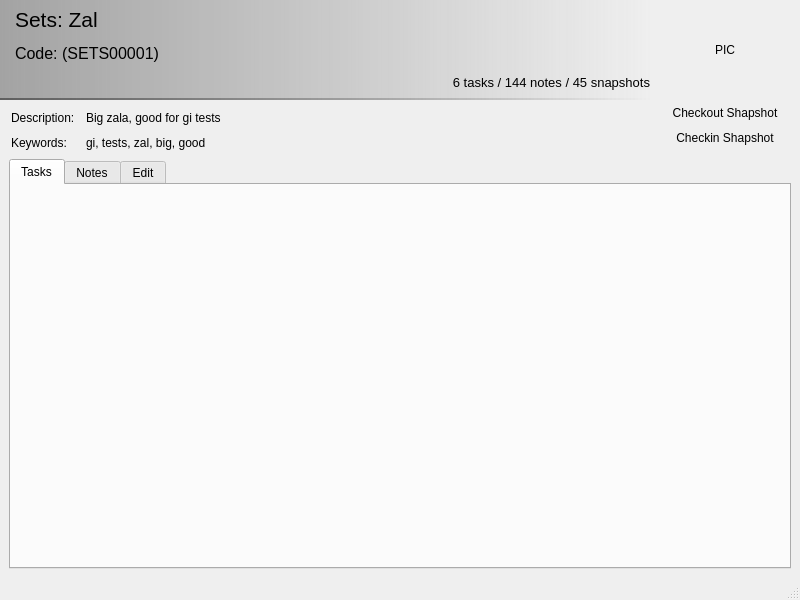
<?xml version="1.0" encoding="UTF-8"?>
<ui version="4.0">
 <class>sobjectInfo</class>
 <widget class="QMainWindow" name="sobjectInfo">
  <property name="geometry">
   <rect>
    <x>0</x>
    <y>0</y>
    <width>800</width>
    <height>600</height>
   </rect>
  </property>
  <property name="windowTitle">
   <string>MainWindow</string>
  </property>
  <widget class="QWidget" name="centralwidget">
   <layout class="QVBoxLayout" name="verticalLayout_2">
    <property name="spacing">
     <number>0</number>
    </property>
    <property name="margin">
     <number>0</number>
    </property>
    <item>
     <layout class="QGridLayout" name="gridLayout" columnstretch="0,0,1,0" rowminimumheight="100,25,25" columnminimumwidth="0,0,0,150">
      <property name="spacing">
       <number>0</number>
      </property>
      <item row="1" column="1">
       <widget class="QLabel" name="commentLabel_3">
        <property name="sizePolicy">
         <sizepolicy hsizetype="Preferred" vsizetype="Ignored">
          <horstretch>0</horstretch>
          <verstretch>0</verstretch>
         </sizepolicy>
        </property>
        <property name="minimumSize">
         <size>
          <width>0</width>
          <height>25</height>
         </size>
        </property>
        <property name="maximumSize">
         <size>
          <width>16777215</width>
          <height>25</height>
         </size>
        </property>
        <property name="text">
         <string>Description:</string>
        </property>
        <property name="textFormat">
         <enum>Qt::PlainText</enum>
        </property>
        <property name="alignment">
         <set>Qt::AlignLeading|Qt::AlignLeft|Qt::AlignTop</set>
        </property>
        <property name="wordWrap">
         <bool>true</bool>
        </property>
        <property name="margin">
         <number>0</number>
        </property>
        <property name="indent">
         <number>11</number>
        </property>
       </widget>
      </item>
      <item row="0" column="0" colspan="3">
       <widget class="QLabel" name="fileNameLabel">
        <property name="sizePolicy">
         <sizepolicy hsizetype="Preferred" vsizetype="Ignored">
          <horstretch>0</horstretch>
          <verstretch>0</verstretch>
         </sizepolicy>
        </property>
        <property name="maximumSize">
         <size>
          <width>16777215</width>
          <height>100</height>
         </size>
        </property>
        <property name="styleSheet">
         <string notr="true">QLabel {
	background: qlineargradient(spread:pad, x1:0, y1:0, x2:1, y2:0, stop:0 rgba(128, 128, 128, 175), stop:1 rgba(64, 64,64, 0));
    border-bottom: 2px solid qlineargradient(spread:pad, x1:0, y1:0, x2:1, y2:0, stop:0 rgba(64, 64, 64, 175), stop:1 rgba(255, 255,255, 0));
	padding: 0px;
}</string>
        </property>
        <property name="text">
         <string>&lt;html&gt;&lt;head/&gt;&lt;body&gt;&lt;p&gt;&lt;span style=&quot; font-size:16pt;&quot;&gt;Sets: Zal&lt;/span&gt;&lt;/p&gt;&lt;p&gt;&lt;span style=&quot; font-size:12pt;&quot;&gt;Code: (SETS00001)&lt;/span&gt;&lt;/p&gt;&lt;p align=&quot;right&quot;&gt;&lt;span style=&quot; font-size:10pt;&quot;&gt;6 tasks / 144 notes / 45 snapshots&lt;/span&gt;&lt;/p&gt;&lt;/body&gt;&lt;/html&gt;</string>
        </property>
        <property name="textFormat">
         <enum>Qt::RichText</enum>
        </property>
        <property name="alignment">
         <set>Qt::AlignLeading|Qt::AlignLeft|Qt::AlignVCenter</set>
        </property>
        <property name="margin">
         <number>2</number>
        </property>
        <property name="indent">
         <number>15</number>
        </property>
       </widget>
      </item>
      <item row="2" column="1">
       <widget class="QLabel" name="commentLabel_4">
        <property name="sizePolicy">
         <sizepolicy hsizetype="Preferred" vsizetype="Ignored">
          <horstretch>0</horstretch>
          <verstretch>0</verstretch>
         </sizepolicy>
        </property>
        <property name="minimumSize">
         <size>
          <width>0</width>
          <height>25</height>
         </size>
        </property>
        <property name="maximumSize">
         <size>
          <width>16777215</width>
          <height>25</height>
         </size>
        </property>
        <property name="text">
         <string>Keywords:</string>
        </property>
        <property name="textFormat">
         <enum>Qt::PlainText</enum>
        </property>
        <property name="alignment">
         <set>Qt::AlignLeading|Qt::AlignLeft|Qt::AlignTop</set>
        </property>
        <property name="wordWrap">
         <bool>true</bool>
        </property>
        <property name="margin">
         <number>0</number>
        </property>
        <property name="indent">
         <number>11</number>
        </property>
       </widget>
      </item>
      <item row="1" column="2">
       <widget class="QLabel" name="commentLabel">
        <property name="sizePolicy">
         <sizepolicy hsizetype="Preferred" vsizetype="Ignored">
          <horstretch>0</horstretch>
          <verstretch>0</verstretch>
         </sizepolicy>
        </property>
        <property name="minimumSize">
         <size>
          <width>0</width>
          <height>25</height>
         </size>
        </property>
        <property name="maximumSize">
         <size>
          <width>16777215</width>
          <height>25</height>
         </size>
        </property>
        <property name="text">
         <string>Big zala, good for gi tests</string>
        </property>
        <property name="textFormat">
         <enum>Qt::PlainText</enum>
        </property>
        <property name="alignment">
         <set>Qt::AlignLeading|Qt::AlignLeft|Qt::AlignTop</set>
        </property>
        <property name="wordWrap">
         <bool>true</bool>
        </property>
        <property name="margin">
         <number>0</number>
        </property>
        <property name="indent">
         <number>11</number>
        </property>
       </widget>
      </item>
      <item row="2" column="2">
       <widget class="QLabel" name="keywordsLabel">
        <property name="sizePolicy">
         <sizepolicy hsizetype="Preferred" vsizetype="Ignored">
          <horstretch>0</horstretch>
          <verstretch>0</verstretch>
         </sizepolicy>
        </property>
        <property name="minimumSize">
         <size>
          <width>0</width>
          <height>25</height>
         </size>
        </property>
        <property name="maximumSize">
         <size>
          <width>16777215</width>
          <height>25</height>
         </size>
        </property>
        <property name="text">
         <string>gi, tests, zal, big, good</string>
        </property>
        <property name="textFormat">
         <enum>Qt::PlainText</enum>
        </property>
        <property name="alignment">
         <set>Qt::AlignLeading|Qt::AlignLeft|Qt::AlignTop</set>
        </property>
        <property name="wordWrap">
         <bool>true</bool>
        </property>
        <property name="margin">
         <number>0</number>
        </property>
        <property name="indent">
         <number>11</number>
        </property>
       </widget>
      </item>
      <item row="0" column="3">
       <widget class="QLabel" name="commentLabel_5">
        <property name="sizePolicy">
         <sizepolicy hsizetype="Preferred" vsizetype="Ignored">
          <horstretch>0</horstretch>
          <verstretch>0</verstretch>
         </sizepolicy>
        </property>
        <property name="minimumSize">
         <size>
          <width>0</width>
          <height>25</height>
         </size>
        </property>
        <property name="text">
         <string>PIC</string>
        </property>
        <property name="textFormat">
         <enum>Qt::PlainText</enum>
        </property>
        <property name="alignment">
         <set>Qt::AlignCenter</set>
        </property>
        <property name="wordWrap">
         <bool>true</bool>
        </property>
        <property name="margin">
         <number>2</number>
        </property>
       </widget>
      </item>
      <item row="1" column="3">
       <widget class="QToolButton" name="checkOutToolButton">
        <property name="sizePolicy">
         <sizepolicy hsizetype="Preferred" vsizetype="Preferred">
          <horstretch>0</horstretch>
          <verstretch>0</verstretch>
         </sizepolicy>
        </property>
        <property name="text">
         <string>Checkout Shapshot</string>
        </property>
        <property name="toolButtonStyle">
         <enum>Qt::ToolButtonTextBesideIcon</enum>
        </property>
        <property name="autoRaise">
         <bool>true</bool>
        </property>
       </widget>
      </item>
      <item row="2" column="3">
       <widget class="QToolButton" name="checkInToolButton">
        <property name="sizePolicy">
         <sizepolicy hsizetype="Preferred" vsizetype="Preferred">
          <horstretch>0</horstretch>
          <verstretch>0</verstretch>
         </sizepolicy>
        </property>
        <property name="text">
         <string>Checkin Shapshot</string>
        </property>
        <property name="toolButtonStyle">
         <enum>Qt::ToolButtonTextBesideIcon</enum>
        </property>
        <property name="autoRaise">
         <bool>true</bool>
        </property>
       </widget>
      </item>
     </layout>
    </item>
    <item>
     <layout class="QVBoxLayout" name="verticalLayout">
      <property name="margin">
       <number>9</number>
      </property>
      <item>
       <widget class="QTabWidget" name="tabWidget">
        <property name="currentIndex">
         <number>0</number>
        </property>
        <widget class="QWidget" name="tasksTab">
         <attribute name="title">
          <string>Tasks</string>
         </attribute>
         <layout class="QVBoxLayout" name="tasksLayout">
          <property name="spacing">
           <number>0</number>
          </property>
          <property name="leftMargin">
           <number>0</number>
          </property>
          <property name="topMargin">
           <number>0</number>
          </property>
          <property name="rightMargin">
           <number>0</number>
          </property>
          <property name="bottomMargin">
           <number>4</number>
          </property>
         </layout>
        </widget>
        <widget class="QWidget" name="notesTab">
         <attribute name="title">
          <string>Notes</string>
         </attribute>
         <layout class="QVBoxLayout" name="notesLayout">
          <property name="spacing">
           <number>0</number>
          </property>
          <property name="leftMargin">
           <number>0</number>
          </property>
          <property name="topMargin">
           <number>0</number>
          </property>
          <property name="rightMargin">
           <number>0</number>
          </property>
          <property name="bottomMargin">
           <number>4</number>
          </property>
         </layout>
        </widget>
        <widget class="QWidget" name="editTab">
         <attribute name="title">
          <string>Edit</string>
         </attribute>
         <layout class="QVBoxLayout" name="editLayout">
          <property name="spacing">
           <number>0</number>
          </property>
          <property name="leftMargin">
           <number>0</number>
          </property>
          <property name="topMargin">
           <number>0</number>
          </property>
          <property name="rightMargin">
           <number>0</number>
          </property>
          <property name="bottomMargin">
           <number>4</number>
          </property>
         </layout>
        </widget>
       </widget>
      </item>
     </layout>
    </item>
   </layout>
  </widget>
  <widget class="QStatusBar" name="statusbar"/>
 </widget>
 <resources/>
 <connections/>
</ui>
